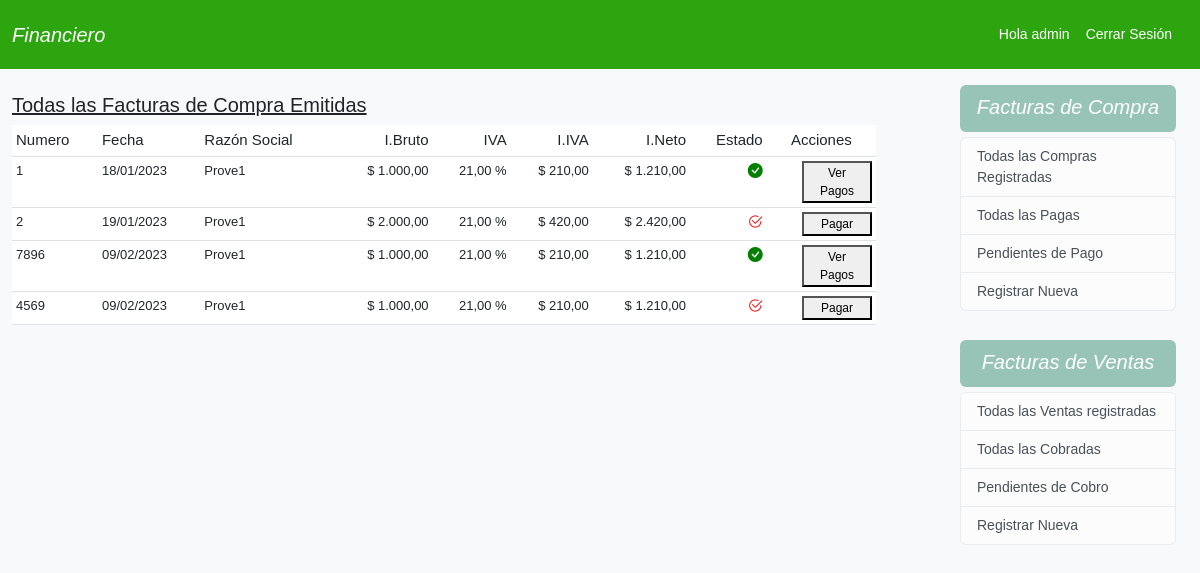
The page /facturas/todas/ (signed in) on the database its author committed.
### comprobantes/models.py (models this page shows, shortened)
class Factura(models.Model):
    numero = models.CharField(max_length=15)
    fecha = models.DateField()
    razon_social = models.ForeignKey(Proveedores, on_delete=models.CASCADE, verbose_name='Razón Social')
    importe = models.DecimalField(max_digits=10, decimal_places=2)
    iva = models.DecimalField(max_digits=4, decimal_places=2, default=21.0, verbose_name='% IVA')
    estado = models.BooleanField(default=False)
    created = models.DateField(auto_now_add=True)
    updated = models.DateField(auto_now=True)
    @property
    def importe_iva(self):
        return self.importe * (self.iva/100)
    @property
    def importe_total(self):
        return self.importe + (self.importe * self.iva/100)

class Proveedores(models.Model):
    razon_social = models.CharField(max_length=50)
    domicilio = models.CharField(max_length=100)
    localidad = models.CharField(max_length=50)
    posicion_iva = models.CharField(max_length=50, verbose_name='Posición IVA', choices=IVA)
    cuit = models.CharField(max_length=50)
    estado = models.BooleanField(default=True)
    def __str__(self):
        return self.razon_social

### comprobantes/views.py (the view)
# urls.py: path('facturas/todas/', FacturasListView.as_view(), name='facturas-list'), #Done
class FacturasListView(ListView):
    model = Factura

### comprobantes/templates/comprobantes/factura_list.html (shortened to what this page needs)
{% extends 'comprobantes/base.html' %}
{% block content %}
<div class="container">
    <br>
    {% if object_list %}
    <table class="table table-sm table-hover">
        <h3 style="font-size: 20px;text-decoration: underline;">Todas las Facturas de Compra Emitidas</h3>
        <thead style="background-color: bisque;">
            <th style="font-weight: 500;font-size:15px;">Numero</th>
            <th style="font-weight: 500;font-size:15px;">Fecha</th>
            <th style="font-weight: 500;font-size:15px;">Razón Social</th>
            <th style="font-weight: 500;font-size:15px;text-align: end;">I.Bruto</th>
            <th style="font-weight: 500;font-size:15px;text-align: end;">IVA</th>
            <th style="font-weight: 500;font-size:15px;text-align: end;">I.IVA</th>
            <th style="font-weight: 500;font-size:15px;text-align: end;">I.Neto</th>
            <th style="font-weight: 500;font-size:15px;text-align: end;">Estado</th>
            <th style="font-weight: 500;font-size:15px;text-align: center;">Acciones</th>
        </thead>
        <tbody>
            {% for factura in object_list %}
            <td style="font-size:13px;">{{ factura.numero }}</td>
            <td style="font-size:13px;">{{ factura.fecha|date:'d/m/Y'}}</td>
            <td style="font-size:13px;">{{ factura.razon_social }}</td>
            <td style="font-size:13px;text-align: end;">$ {{ factura.importe|floatformat:"2g"}}</td>
            <td style="font-size:13px;text-align: end;">{{ factura.iva|floatformat:"2g"}} %</td>
            <td style="font-size:13px;text-align: end;">$ {{ factura.importe_iva|floatformat:"2g"}}</td>
            <td style="font-size:13px;text-align: end;">$ {{ factura.importe_total|floatformat:"2g"}}</td>
            <td style="font-size:15px;text-align: end;">{% if factura.estado == True %}<span style="color: green;"><i class="bi bi-check-circle-fill"></i></span>{% else %}<span style="color: red;"><i class="bi bi-check2-circle"></i></span>{% endif %}</td>
            <td style="font-size:13px;text-align: end;">
                <a style="font-size:13px;color: blue;" href="{% url 'recibos-factura' factura.id %}">
                    {% if factura.estado == False %}
                    <button style="width: 70px;font-size:12px;padding: 2px auto;">Pagar</button>
                    {% endif%}
                    {% if factura.estado == True %}
                    <button style="width: 70px;font-size:12px;padding: 2px auto;">Ver Pagos</button>
                    {% endif%}
                </a>
            </td>
       </tbody>
            {% endfor %}
    </table>
    </div>
    {% else %}
     <center><p style="color: brown; font-size: 18px;">No hay facturas ingresadas</p></center>
    {% endif %}
</div>
{% endblock %}

### comprobantes/templates/comprobantes/base.html (shortened to what this page needs)
<!doctype html>
{% load static %}
<html lang="es">
  <head>
    <link href="https://cdn.jsdelivr.net/npm/bootstrap@5.3.0-alpha1/dist/css/bootstrap.min.css" rel="stylesheet">
    <link rel="stylesheet" href="https://cdn.jsdelivr.net/npm/bootstrap-icons@1.10.3/font/bootstrap-icons.css">
    <link rel="stylesheet" href="{% static 'css/estilos.css' %}">
  </head>
  <body>
    <nav class="navbar navbar-expand-lg" style="background-color: rgb(44, 165, 14);">
        <div class="container-fluid">
          <a class="navbar-brand" style="color: white; margin-right: 20px;" href="{% url 'home' %}">Financiero</a>
          <div class="collapse navbar-collapse" id="navbarNav">
            <ul class="navbar nav ms-auto mb-2 mb-lg-0">
              {% if request.user.is_authenticated %}
              <li class="nav-item">
                <a style="color:white; margin-left: 40px; font-size: 14px; text-decoration: none;">Hola {{ user.username }}</a>
              </li>
              <li class="nav-item">
                <a class="nav-link" style="color:white;" href={% url 'logout' %}>Cerrar Sesión</a>
              </li>
            {% endif %}
            </ul>
          </div>
        </div>
      </nav>
      <seccion class="row g-5">
      <div class="col-md-9">
        {% block content %}
        {% endblock %}
      {% if request.user.is_authenticated %}
        <aside class="col-md-3 mt-3">
            <div class="p-4 pt-0 mt-5">
              <div class="rounded" style="background-color: rgb(151, 196, 182);margin-top: 5px; padding-top: 10px; padding-bottom: 5px;margin-bottom: 5px;">
              <h5 class="fst-italic" style="color: white;text-align: center;">Facturas de Compra</h5>
              </div>
              <div class="list-group">
                <a href="{% url 'facturas-list' %}" class="list-group-item list-group-item-action list-group-item-light" style="font-size: 14px; font-weight: 300;">Todas las Compras Registradas</a>
                <a href="{% url 'facturas-pagas' %}" class="list-group-item list-group-item-action list-group-item-light" style="font-size: 14px; font-weight: 300;">Todas las Pagas</a>
                <a href="{% url 'facturas-con-saldo' %}" class="list-group-item list-group-item-action list-group-item-light" style="font-size: 14px; font-weight: 300;">Pendientes de Pago</a>
                <a href="{% url 'factura-nueva' %}" class="list-group-item list-group-item-action list-group-item-light" style="font-size: 14px; font-weight: 300;">Registrar Nueva</a>
              </div>
            </div>
            <div class="p-4 pt-0 mt-0">
              <div class="rounded" style="background-color: rgb(151, 196, 182);margin-top: 5px; padding-top: 10px; padding-bottom: 5px;margin-bottom: 5px;">
              <h5 class="fst-italic" style="color:white;text-align: center;">Facturas de Ventas</h5>
              </div>
              <div class="list-group">
                <a href="{% url 'facturas-venta-list' %}" class="list-group-item list-group-item-action list-group-item-light" style="font-size: 14px; font-weight: 300;">Todas las Ventas registradas</a>
                <a href="{% url 'factura-venta-cobradas' %}" class="list-group-item list-group-item-action list-group-item-light" style="font-size: 14px; font-weight: 300;">Todas las Cobradas</a>
                <a href="{% url 'factura-venta-no-cobradas' %}" class="list-group-item list-group-item-action list-group-item-light" style="font-size: 14px; font-weight: 300;">Pendientes de Cobro</a>
                <a href="{% url 'factura-venta-nueva' %}" class="list-group-item list-group-item-action list-group-item-light" style="font-size: 14px; font-weight: 300;">Registrar Nueva</a>
              </div>
            </div>
        </aside>
        {% endif %}
        </seccion>
  </body>
</html>

### usuarios/static/css/estilos.css (style rules this page uses)
body { font-family: Arial, Helvetica, sans-serif; background-color: rgb(248, 249, 250); }
li.nav-item { font-size: 14px; }
.nav-link { text-align: center; }
.navbar-brand { font-size: 20px; color: blue; font-style: italic; }

### comprobantes/templates/comprobantes/base.html (style rules this page uses)
body { font-family: Arial, Helvetica, sans-serif; }

### rows shown on the page
Factura: numero "1", fecha "18/01/2023", razon_social "Prove1", importe "1.000,00", iva "21,00", importe_iva "210,00", importe_total "1.210,00", estado True (drawn)
Factura: numero "2", fecha "19/01/2023", razon_social "Prove1", importe "2.000,00", iva "21,00", importe_iva "420,00", importe_total "2.420,00", estado False (drawn)
Factura: numero "7896", fecha "09/02/2023", razon_social "Prove1", importe "1.000,00", iva "21,00", importe_iva "210,00", importe_total "1.210,00", estado True (drawn)
Factura: numero "4569", fecha "09/02/2023", razon_social "Prove1", importe "1.000,00", iva "21,00", importe_iva "210,00", importe_total "1.210,00", estado False (drawn)

### other values the page prints
{{ user.username }} "admin"
